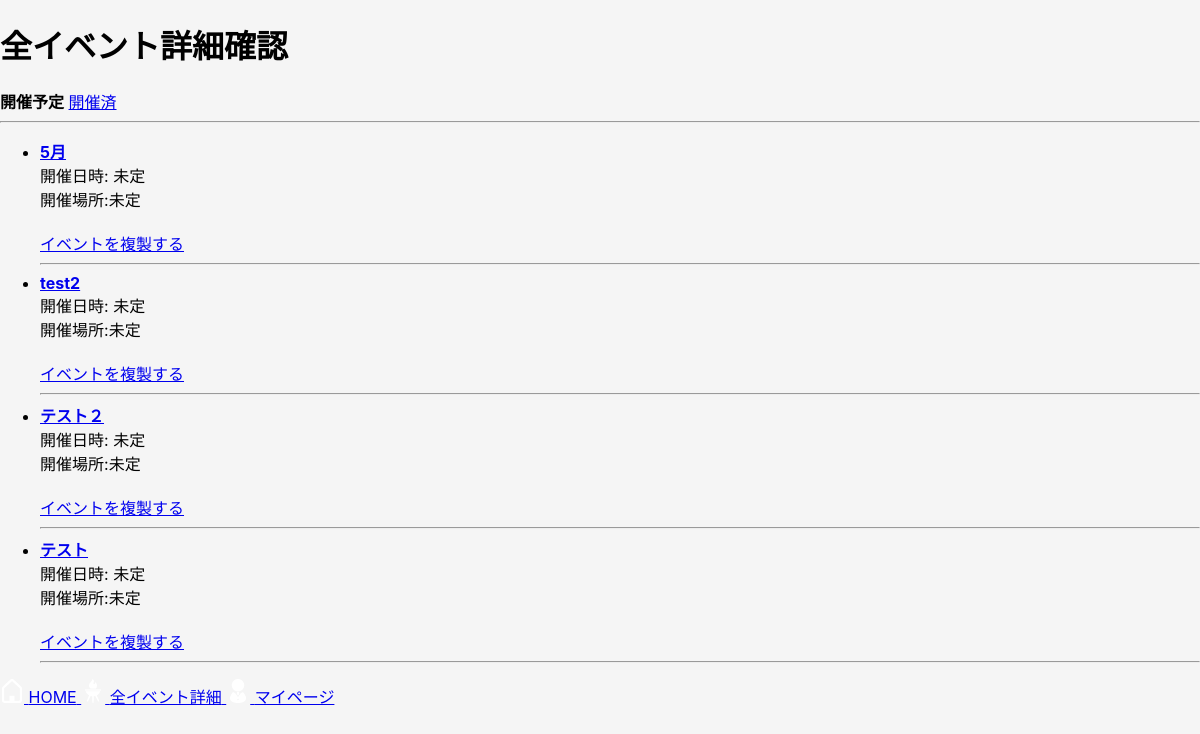
Screenshot of /events/ (signed in) with the database file from the repository.
### bbq_app/models.py (models this page shows, shortened)
class Event(models.Model):
    user = models.ForeignKey(settings.AUTH_USER_MODEL, on_delete=models.CASCADE, related_name="events")
    name = models.CharField("イベント名", max_length=30)
    held_at = models.DateTimeField("開催日時", null=True, blank=True)
    location = models.CharField("開催場所", max_length=50, blank=True)
    created_at = models.DateTimeField("作成日時", auto_now_add=True)
    updated_at = models.DateTimeField("更新日時", auto_now=True)

### bbq_app/views.py (the view)
# urls.py: path("events/", views.event_list, name="event_list"),
@login_required
def event_list(request):
    status = request.GET.get("status", "upcoming")
    now = timezone.now()
    qs = Event.objects.filter(user=request.user)
    if status == "past":
        events = qs.filter(held_at__lt=now).order_by("-held_at")
    else:
        events = qs.filter(Q(held_at__gte=now) | Q(held_at__isnull=True)).order_by("held_at")
    return render(request, "bbq_app/event_list.html",{"events":events,"status":status,})

### bbq_app/templates/bbq_app/event_list.html (shortened to what this page needs)
{% extends "bbq_app/base.html" %}
{% block content %}
<h1>全イベント詳細確認</h1>
<div>
    {% if status == "upcoming" %}
        <strong>開催予定</strong>
    {% else %}
        <a href="{% url 'event_list' %}?status=upcoming">開催予定</a>
    {% endif %}
    {% if status == "past" %}
         <strong>開催済</strong>
    {% else %}
        <a href="{% url 'event_list' %}?status=past">開催済</a>
    {% endif %}
</div>
<hr>
<ul>
{% for event in events %}
    <li>
        <strong>
            <a href="{% url 'item_edit' event.id %}">
                {{event.name}}
            </a>
        </strong><br>
        開催日時:
        {% if event.held_at %}
            {{ event.held_at|date:"Y年m月d日 H:i" }}
        {% else %}
            未定
        {% endif %}
        <br>
        開催場所:{{ event.location|default:"未定" }}
        <br><br>
        <a href="{% url 'event_duplicate' event.id %}">イベントを複製する</a>
        <hr>
        </li>
    {% empty %}
        <li>イベントがありません</li>
    {% endfor %}
    </ul>
    {% endblock %}

### bbq_app/static/bbq_app/css/style.css (style rules this page uses)
body { margin:0 ; background: #f5f5f5; font-family: -apple-system, BlinkMacSystemFont, "Helvetica Neue", sanserif; }

### rows the page displays
Event: name "5月", shows "未定", location "未定"
Event: name "test2", shows "未定", location "未定"
Event: name "テスト２", shows "未定", location "未定"
Event: name "テスト", shows "未定", location "未定"
